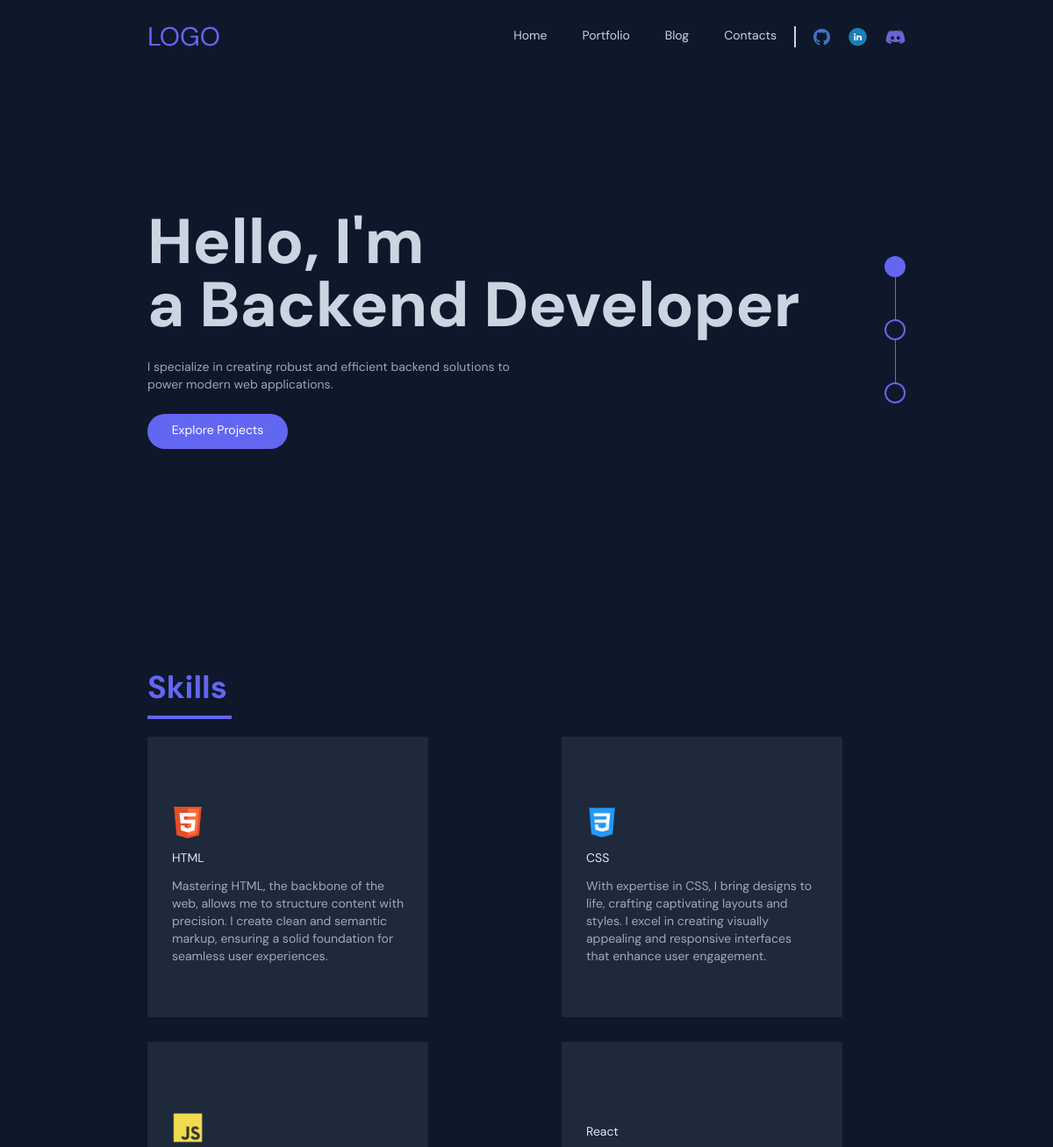
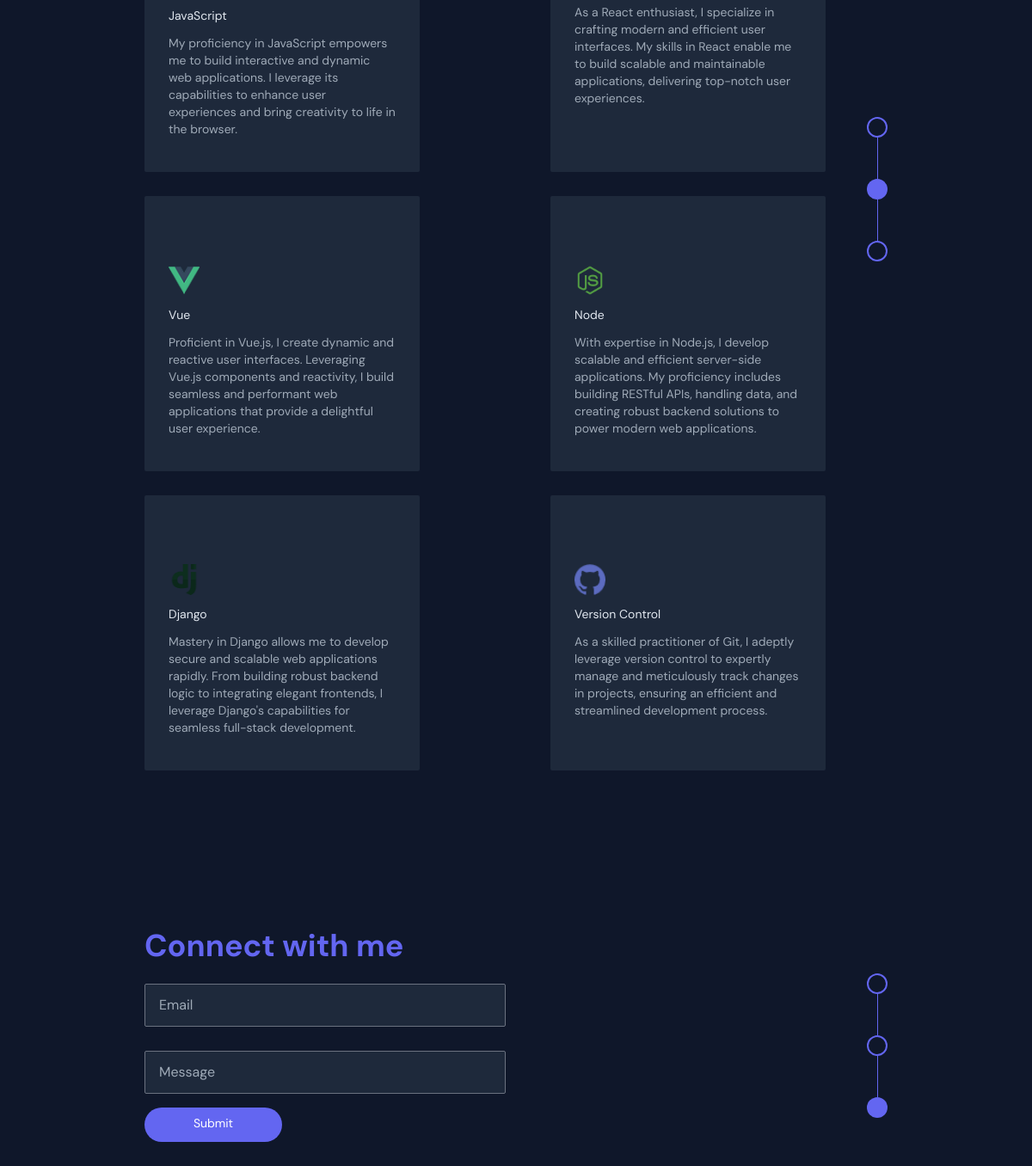
The page / on the database its author committed (2 pictures, top to bottom).
### core/models.py (models this page shows, shortened)
class Skill(models.Model):
    name = models.CharField(max_length=20, blank=True, null=True)
    score = models.IntegerField(default=80, blank=True, null=True)
    image = models.FileField(blank=True, null=True, upload_to="skills")
    is_key_skill = models.BooleanField(default=False)
    description = models.TextField(max_length=255)
    class Meta:
        verbose_name_plural = 'Skills'
        verbose_name = 'Skill'

### core/views.py (the view)
# urls.py: path('', views.IndexView.as_view(), name="home"),
class IndexView(generic.TemplateView):
	template_name = "core/index.html"
	def get_context_data(self, **kwargs):
		context = super().get_context_data(**kwargs)
		testimonials = Testimonial.objects.filter(is_active=True)
		certificates = Certificate.objects.filter(is_active=True)
		blogs = Blog.objects.filter(is_active=True)
		portfolio = Portfolio.objects.filter(is_active=True)
		skills = Skill.objects.all().order_by('-id')
		context["testimonials"] = testimonials
		context["certificates"] = certificates
		context["blogs"] = blogs
		context["portfolio"] = portfolio
		context['skills'] = skills
		return context

### resume/context_processors.py (called while the page is built)
def project_context(request):
	context = {
		'me': User.objects.first(),
	}
	return context

### core/templates/core/index.html (shortened to what this page needs)
{% extends 'theme/base.html' %}
{% block content %}
<section id="Hero" class="flex items-center mt-20 text-slate-300 text-sm">
	<div class="container py-20">
		<div class="flex justify-between items-center">
			<div class="space-y-6">
				<h1 class="text-7xl font-extrabold">Hello, I'm<br> a Backend Developer</h1>
				<p class="max-w-md text-slate-300/75">I specialize in creating robust and efficient backend solutions to power modern web applications.</p>
				<div class="cursor-pointer p-3 px-6 text-center w-40 pt-2 text-white bg-indigo-500 rounded-full baseline hover:bg-indigo-500/50">Explore Projects</div>
			  </div>
			<div class="flex items-center flex-col">
				<div class="w-6 h-6 bg-indigo-500 rounded-full"></div>
				<div class="w-6 h-6 border-2 border-indigo-500 rounded-full"></div>
				<div class="w-6 h-6 border-2 border-indigo-500 rounded-full"></div>
			</div>
		</div>
</section>
<section id="skills" class="mt-20 text-slate-300 text-sm">
	<div class="container py-20 space-y-5">
		<div>
			<h1 class="text-4xl font-bold py-3 text-indigo-500">Skills</h1>
			<div class="w-24 h-1 bg-indigo-500"></div>
		</div>
		<div class="flex justify-between flex-wrap gap-3 items-center">
			<div class="flex justify-between flex-wrap gap-4 items-center w-11/12">
				{% for skill in skills %}
				<div id="card-skill" class="w-auto h-auto max-w-xs max-h-80 flex flex-col gap-3 mb-3 text-start bg-slate-800 rounded-sm px-7 py-20">
					<img src="{{ skill.image.url }}" alt="" class="w-9">
					<div class="text-slate-200">{{ skill.name }}</div>
					<p class="text-slate-300/75 max-w-xs">{{ skill.description }}</p>
				</div>
			{% endfor %}
			</div>
			<div class="flex items-center flex-col">
				<div class="w-6 h-6 border-2 border-indigo-500 rounded-full"></div>
				<div class="w-6 h-6 bg-indigo-500 rounded-full flex items-center justify-center"></div>
				<div class="w-6 h-6 border-2 border-indigo-500 rounded-full"></div>
			</div>
		</div>
	</div>
</section>
<section id="contact" class="my-20 text-slate-300 text-sm">
	<div class="container pb-5">
		<div class="text-4xl font-bold py-3 text-indigo-500">Connect with me</div>
		<div class="flex justify-between">
			<form action="" class="space-y-4 flex-1">
				<input type="email" class="my-3 px-4 py-3 rounded-sm w-1/2 bg-slate-800 placeholder:text-slate-300/75" placeholder="Email">
				<input type="text" class="px-4 py-3 rounded-sm w-1/2 bg-slate-800 placeholder:text-slate-300/75" placeholder="Message">
				<div class="cursor-pointer p-3 px-6 text-center w-40 pt-2 text-white bg-indigo-500 rounded-full baseline hover:bg-indigo-500/50">Submit</div>
			</form>
			<div class="flex items-center flex-col">
				<div class="w-6 h-6 border-2 border-indigo-500 rounded-full"></div>
				<div class="w-6 h-6 border-2 border-indigo-500 rounded-full"></div>
				<div class="w-6 h-6 bg-indigo-500 rounded-full"></div>
			</div>
		</div>
	</div>
</section>
{% endblock %}

### theme/templates/theme/base.html (shortened to what this page needs)
{% load static tailwind_tags %}
<!DOCTYPE html>
<html lang="en">
	<head>
		{% tailwind_css %}
	</head>
	<body class="bg-slate-900">
		<section id="navigation" class="py-5 mt-1 text-slate-300 text-sm">
			<div class="container">
				<div class="flex justify-between items-center">
					<div id="Brand" class="text-indigo-500 text-3xl">
						LOGO
					</div>
					<div id="navs" class="flex space-x-10">
						<a href="./index.html" class="hover:text-slate-100">Home</a>
						<a href="./portfolio.html" class="hover:text-slate-100">Portfolio</a>
						<a href="#" class="hover:text-slate-100">Blog</a>
						<a href="#">
							<span class="flex justify-between gap-5">
								<div>
									Contacts
								</div>
								<div class="h-6 bg-slate-300" style="width: 2px;"></div>
								<div class="flex gap-5">
									<img src="{% static 'Github.svg' %}" alt="" width="19px;">
									<img src="{% static 'Linkedin.svg' %}" alt="" width="23px;">
									<img src="{% static 'Discord.svg' %}" alt="" width="23px;">
								</div>
							</span>
						</a>
					</div>
				</div>
			</div>
		</section>
		{% block content %}
		{% endblock %}
	</body>
</html>

### rows shown on the page
Skill: image (picture), name "HTML", description "Mastering HTML, the backbone of the web, allows me to structure content with precision. I create clean and semantic markup, ensuring a solid foundation for seamless user experiences."
Skill: image (picture), name "CSS", description "With expertise in CSS, I bring designs to life, crafting captivating layouts and styles. I excel in creating visually appealing and responsive interfaces that enhance user engagement."
Skill: image (picture), name "JavaScript", description "My proficiency in JavaScript empowers me to build interactive and dynamic web applications. I leverage its capabilities to enhance user experiences and bring creativity to life in the browser."
Skill: name "React", description "As a React enthusiast, I specialize in crafting modern and efficient user interfaces. My skills in React enable me to build scalable and maintainable applications, delivering top-notch user experiences."
Skill: image (picture), name "Vue", description "Proficient in Vue.js, I create dynamic and reactive user interfaces. Leveraging Vue.js components and reactivity, I build seamless and performant web applications that provide a delightful user experience."
Skill: image (picture), name "Node", description "With expertise in Node.js, I develop scalable and efficient server-side applications. My proficiency includes building RESTful APIs, handling data, and creating robust backend solutions to power modern web applications."
Skill: image (picture), name "Django", description "Mastery in Django allows me to develop secure and scalable web applications rapidly. From building robust backend logic to integrating elegant frontends, I leverage Django's capabilities for seamless full-stack development."
Skill: image (picture), name "Version Control", description "As a skilled practitioner of Git, I adeptly leverage version control to expertly manage and meticulously track changes in projects, ensuring an efficient and streamlined development process."
